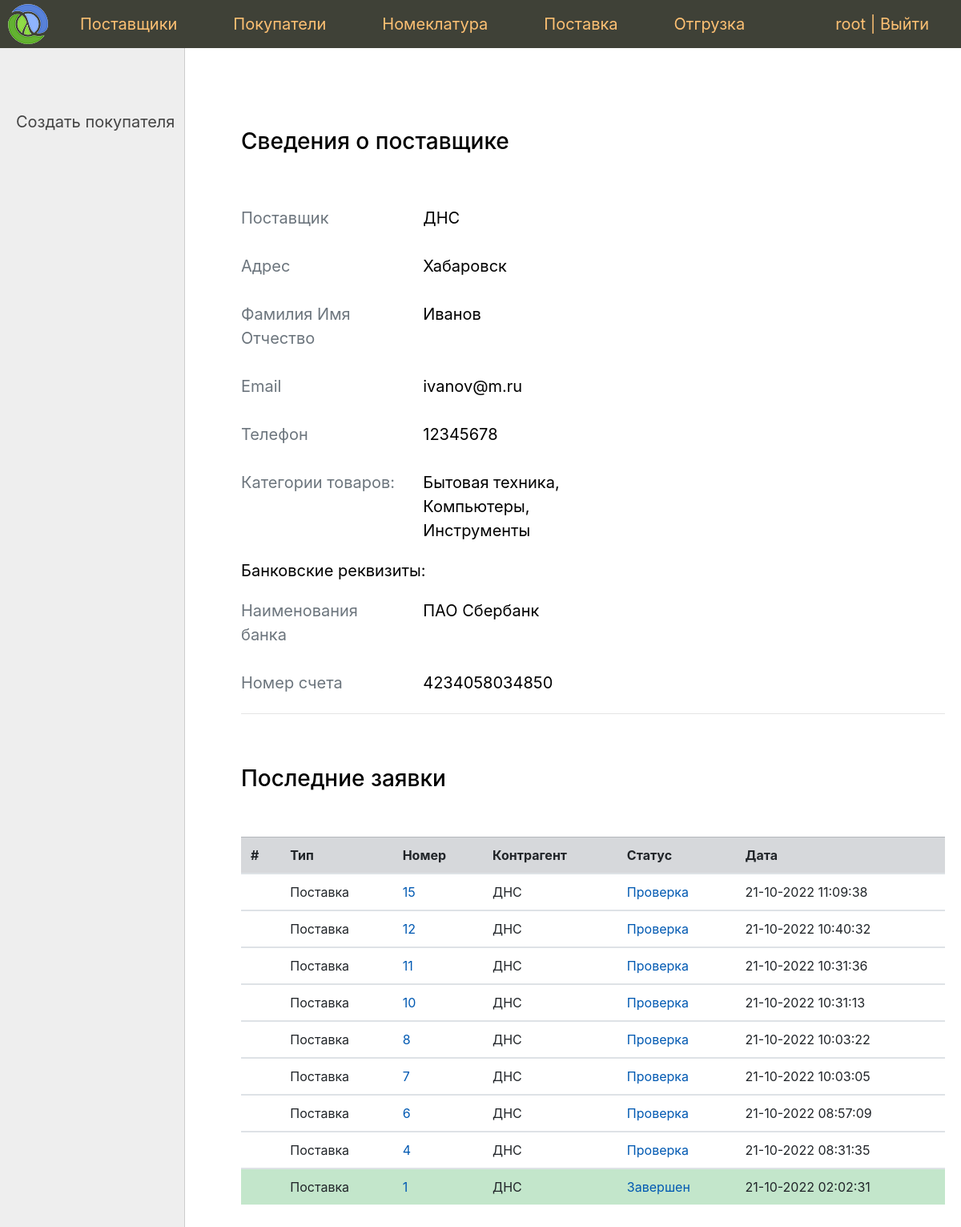
The app's page /vendor/1/ (signed in), older data.
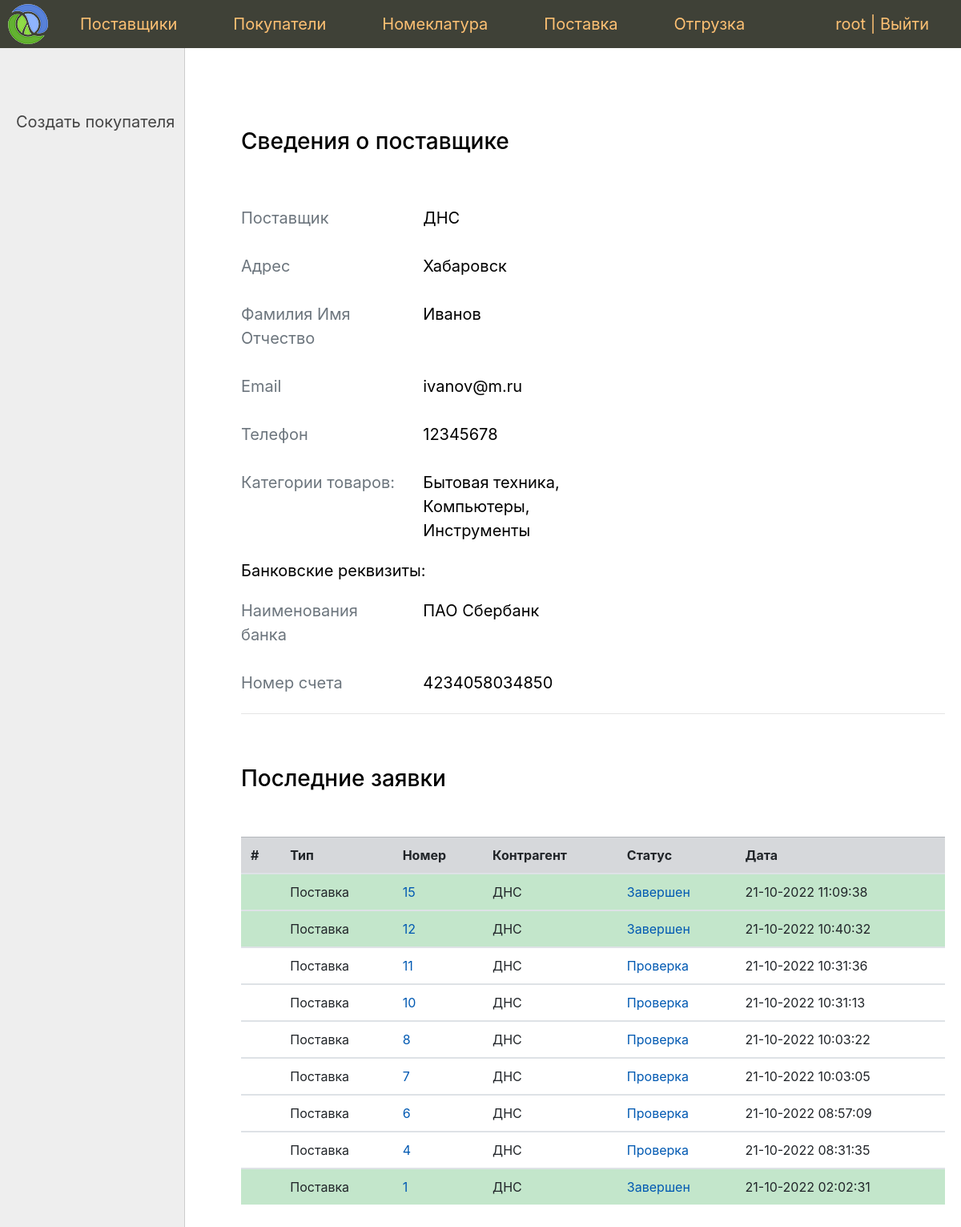
The same page, newer data.
### app/document/models.py (models this page shows, shortened)
class Document(models.Model):
    vendor = models.ForeignKey(
        Vendor,
        on_delete=models.DO_NOTHING,
        blank=True,
        null=True,
        verbose_name='Поставщик'
    )
    buyer = models.ForeignKey(
        Buyer,
        on_delete=models.DO_NOTHING,
        blank=True,
        null=True,
        verbose_name='Покупатель'
    )
    nomenclatures = models.ManyToManyField(
        Nomenclature,
        through='DocumentNomenclatures',
        verbose_name='Номенклатура'
    )
    status = models.CharField(
        max_length=2,
        choices=Status.choices,
        default=Status.VALIDATING,
        verbose_name='Статус'
    )
    time_create = models.DateTimeField('Время создания', auto_now_add=True)
    time_update = models.DateTimeField('Время обновления статуса', auto_now=True)
    class Meta:
        verbose_name = 'Документ'
        verbose_name_plural = 'Документы'
    def get_absolute_url(self):
        return reverse('document', kwargs={'pk': self.pk})

### app/contactor/models.py (models this page shows, shortened)
class Vendor(models.Model):
    name = models.CharField('Наименование', max_length=100)
    address = models.CharField('Адрес', max_length=100)
    contact_person = models.OneToOneField(
        Person,
        on_delete=models.DO_NOTHING,
        verbose_name='Контактное лицо'
    )
    categories = models.ManyToManyField(
        Category,
        verbose_name='Категории'
    )
    bank_details = models.OneToOneField(
        BankDetails,
        on_delete=models.DO_NOTHING,
        verbose_name='Банковские реквизиты'
    )
    def __str__(self):
        return self.name
    class Meta:
        verbose_name = 'Поставщик'
        verbose_name_plural = 'Поставщики'

### app/contactor/views.py (the view)
# urls.py: path('vendor/<int:pk>/', VendorView.as_view(), name='vendor'),  #
class VendorView(SuperUserRequiredMixin, DataMixin, DetailView):
    model = Vendor
    template_name = 'contactor/vendor_details.html'
    context_object_name = 'vendor'
    def get_context_data(self, *, object_list=None, **kwargs):
        context = super().get_context_data(**kwargs)
        context.update(
            self.get_user_context(
                title='Сведения о поставщике',
                left_menu=buyer_menu,
                documents=get_documents(vendor=self.object, count=10)
            )
        )
        return context

### app/contactor/services.py (called while the page is built)
def get_documents(count=5, **fields):
    return Document.objects.select_related(
        'vendor', 'buyer__person').filter(
        **fields
    ).order_by('-time_create')[:count]

### app/core/mixin.py (called while the page is built)
    def dispatch(self, request, *args, **kwargs):
        if not request.user.is_superuser:
            return self.handle_no_permission()
        return super().dispatch(request, *args, **kwargs)

    def get_user_context(self, **kwargs):
        context = kwargs
        if self.request.user.is_superuser:
            context['menu'] = menu
        return context

### app/document/templatetags/document_tags.py (called while the page is built)
@register.simple_tag
def query_transform(request, **kwargs):
    updated = request.GET.copy()
    values_dict = updated.dict()
    updated.clear()
    values_dict.update(kwargs)
    updated.update(values_dict)
    print(updated)
    return updated.urlencode()

### app/nomenclature/models.py (called while the page is built)
    def __str__(self):
        return self.name

### app/contactor/templates/contactor/vendor_details.html
{% extends 'core/base.html' %}
{% block left_menu %}
    {% include 'core/left_menu.html' %}
{% endblock %}
{% block content %}
    <h3>Сведения о поставщике</h3><br><br>
    <div class="form-group row">
        <div class="col-md-3 col-form-label form-control-label text-muted">Поставщик</div>
        <div class="col-md-3 col-form-label form-control-label" >{{ vendor.name }}</div>
    </div>
     <div class="form-group row">
        <div class="col-md-3 col-form-label form-control-label text-muted">Адрес</div>
        <div class="col-md-3 col-form-label form-control-label" >{{ vendor.address }}</div>
    </div>
     <div class="form-group row">
        <div class="col-md-3 col-form-label form-control-label text-muted">Фамилия Имя Отчество</div>
        <div class="col-md-3 col-form-label form-control-label" >{{ vendor.contact_person.full_name }}</div>
    </div>
     <div class="form-group row">
        <div class="col-md-3 col-form-label form-control-label text-muted">Email</div>
        <div class="col-md-3 col-form-label form-control-label" >{{ vendor.contact_person.email }}</div>
    </div>
     <div class="form-group row">
        <div class="col-md-3 col-form-label form-control-label text-muted">Телефон</div>
        <div class="col-md-3 col-form-label form-control-label" >{{ vendor.contact_person.phone }}</div>
    </div>
    <div class="form-group row">
        <div class="col-md-3 col-form-label form-control-label text-muted">Категории товаров:</div>
        <div class="col-md-3 col-form-label form-control-label" >
            {% for cat in vendor.categories.all %}
                {{ cat }}{% if not forloop.last %}, {% endif %}
            {% endfor %}
        </div>
    </div>
    <p>Банковские реквизиты:</p>
    <div class="form-group row">
        <div class="col-md-3 col-form-label form-control-label text-muted">Наименования банка</div>
        <div class="col-md-3 col-form-label form-control-label" >{{ vendor.bank_details.bank_name }}</div>
    </div>
    <div class="form-group row">
        <div class="col-md-3 col-form-label form-control-label text-muted">Номер счета</div>
        <div class="col-md-3 col-form-label form-control-label" >{{ vendor.bank_details.account }}</div>
    </div>
    <hr><br><br>
    {% include 'contactor/document_list.html' %}
{% endblock %}

### app/document/templates/document/list.html
{% load document_tags %}
<table class="table">
    <thead>
    <tr class="table-secondary">
        <th scope="col">#</th>
        <th scope="col">Тип</th>
        <th scope="col">Номер</th>
        <th scope="col">Контрагент</th>
        <th scope="col">Статус</th>
        <th scope="col">Дата</th>
    </tr>
    </thead>
    {% for d in documents  %}
        <tbody>
            {% if d.status == 'fi' %}
                <tr class="table-success">
            {% elif d.status == 'ca' %}
                <tr class="table-danger">
            {% elif d.status == 'co' %}
                <tr class="table-warning">
            {% elif d.status == 'va' %}
                <tr>
            {% else %}
                <tr>
            {% endif %}
                <th scope="row"></th>
                {% if d.buyer %}
                    <td>Отгрузка</td>
                    <td><a href="{{ d.get_absolute_url }}">{{ d.pk }}</a></td>
                    <td>{{ d.buyer }}</td>
                {% elif d.vendor %}
                    <td>Поставка</td>
                    <td><a href="{{ d.get_absolute_url }}">{{ d.pk }}</a></td>
                    <td>{{ d.vendor }}</td>
                {% endif %}
                <td><a href="{{ request.url }}?{% query_transform request status=d.status %}">
                    {{ d.get_status_display }}</a></td>
                <td>{{ d.time_create|date:"d-m-Y H:i:s" }}</td>
            </tr>
        </tbody>
    {% endfor %}
</table>

Row changes from the older to the newer data that the page shows:
changed Document id 15: status "Проверка" → "Завершен"
changed Document id 12: status "Проверка" → "Завершен"
